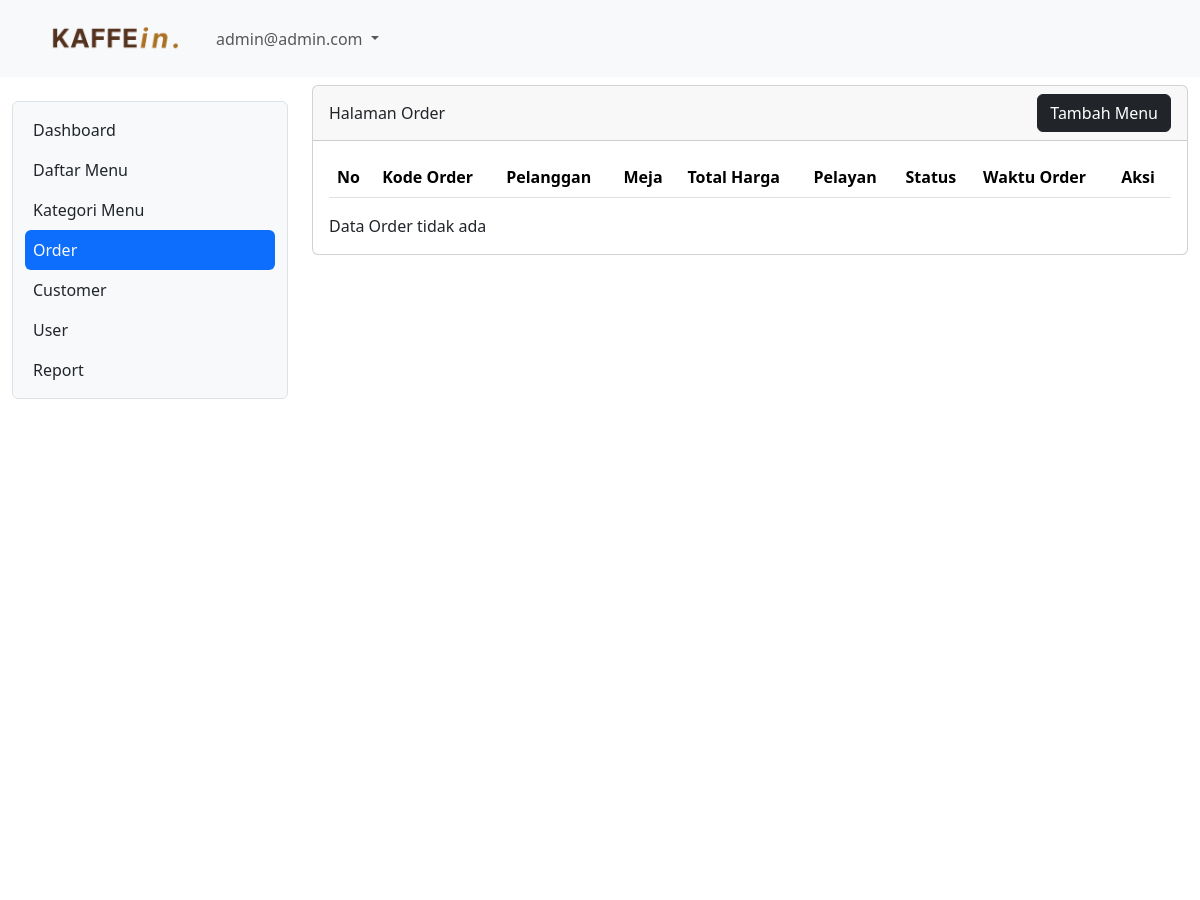
The page /order (signed in, upper part) on the database as committed earlier.
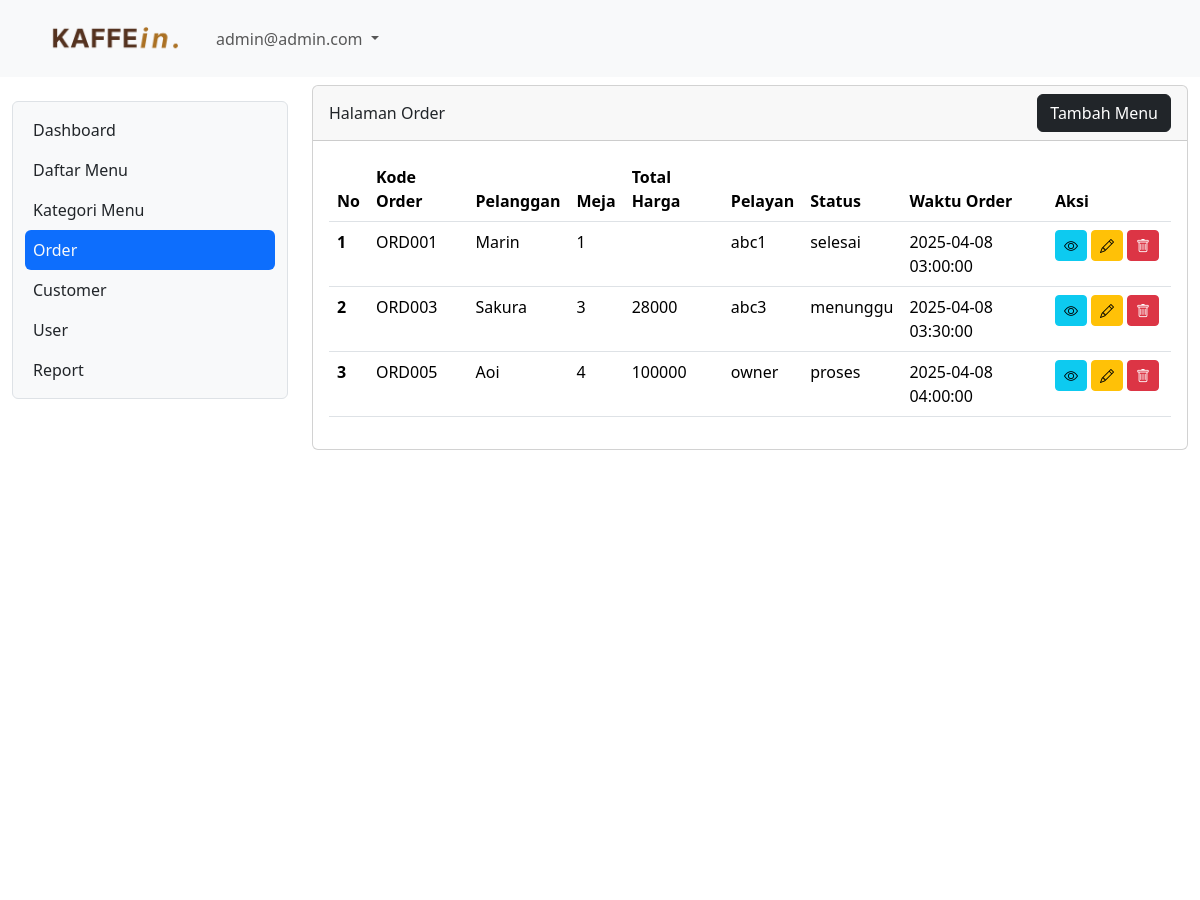
The same page on the database as committed later.
### tables this page shows
CREATE TABLE `tb_user` (
  `id` int(11) NOT NULL,
  `nama` varchar(200) DEFAULT NULL,
  `username` varchar(200) DEFAULT NULL,
  `password` varchar(200) DEFAULT NULL,
  `level` int(1) DEFAULT NULL,
  `nohp` varchar(15) DEFAULT NULL,
  `alamat` varchar(300) DEFAULT NULL
);

CREATE TABLE `tb_order` (
  `id_order` int(10) NOT NULL,
  `kode_order` varchar(200) DEFAULT NULL,
  `pelanggan` varchar(200) DEFAULT NULL,
  `meja` int(10) DEFAULT NULL,
  `pelayan` int(10) DEFAULT NULL,
  `status` varchar(50) DEFAULT NULL,
  `waktu_order` timestamp NULL DEFAULT NULL
);

### order.php (the view, shortened to what this page needs)
<link href="https://cdn.jsdelivr.net/npm/bootstrap@5.3.3/dist/css/bootstrap.min.css" rel="stylesheet">
<link href="https://cdn.jsdelivr.net/npm/bootstrap-icons@1.10.5/font/bootstrap-icons.css" rel="stylesheet">
<?php
include "proses/connect.php";
$query = mysqli_query($conn, "SELECT tb_order.*, nama, SUM(harga*jumlah) AS harganya FROM tb_order
LEFT JOIN tb_user ON tb_user.id = tb_order.pelayan LEFT JOIN tb_list_order ON tb_list_order.order = tb_order.id_order LEFT JOIN tb_daftar_menu ON tb_daftar_menu.id = tb_list_order.menu
GROUP BY id_order");
$result = [];
while ($record = mysqli_fetch_array($query)) {
  $result[] = $record;
}
?>
<div class="col-lg-9 mt-2">
  <div class="card">
    <div class="card-header d-flex justify-content-between align-items-center">
      Halaman Order
      <button type="button" class="btn btn-dark" data-bs-toggle="modal" data-bs-target="#ModalTambahUser">Tambah
        Menu</button>
    </div>
    <div class="card-body">
      <div class="row">
        <div class="col">
          <div class="table-responsive">
            <table class="table table-hover">
              <thead>
                <tr>
                  <th scope="col">No</th>
                  <th scope="col">Kode Order</th>
                  <th scope="col">Pelanggan</th>
                  <th scope="col">Meja</th>
                  <th scope="col">Total Harga</th>
                  <th scope="col">Pelayan</th>
                  <th scope="col">Status</th>
                  <th scope="col">Waktu Order</th>
                  <th scope="col">Aksi</th>
                </tr>
              </thead>
              <tbody>
                <?php
                $no = 1;
                foreach ($result as $row) {
                ?>
                  <tr>
                    <th scope="row">
                      <?php echo $no++; ?></th>
                    <td><?php echo $row['kode_order']; ?></td>
                    <td><?php echo $row['pelanggan']; ?></td>
                    <td><?php echo $row['meja']; ?></td>
                    <td><?php echo $row['harganya']; ?></td>
                    <td><?php echo $row['nama']; ?></td>
                    <td><?php echo $row['status']; ?></td>
                    <td><?php echo $row['waktu_order']; ?></td>
                    <td>
                      <div class="d-flex">
                        <button class="btn btn-info btn-sm me-1" data-bs-toggle="modal"
                          data-bs-target="#ModalView<?php echo $row['id_order']; ?>">
                          <i class="bi bi-eye"></i>
                        </button>
                        <a href="./index.php?x=orderitem&id_order=<?php echo $row['id_order']; ?>" class="btn btn-warning btn-sm me-1">
                          <i class="bi bi-pencil"></i>
                        </a>
                        <button class="btn btn-danger btn-sm me-1" data-bs-toggle="modal"
                          data-bs-target="#ModalDelete<?php echo $row['id_order']; ?>">
                          <i class="bi bi-trash"></i>
                        </button>
                      </div>
                    </td>
                  </tr>
                <?php
                }
                ?>
              </tbody>
            </table>
          </div>
        </div>
      </div>
      <?php
      if (empty($result)) {
        echo  "Data Order tidak ada";
      }
      ?>
      <?php
      foreach ($result as $row) {
      ?>
    </div>
  <?php
      }
  ?>
  </div>
</div>
</div>
</body>
</html>

### index.php (shortened to what this page needs)
<?php
if (isset($_GET['x']) && $_GET['x'] == 'home'){
  $page = "home.php";
include "main.php";
} elseif (isset($_GET['x']) && $_GET['x'] == 'order'){
include "main.php";
} elseif (isset($_GET['x']) && $_GET['x'] == 'customer'){
  $page = "customer.php";
  include "main.php";
  } elseif (isset($_GET['x']) && $_GET['x'] == 'product'){
    $page = "product.php";
    include "main.php";
      } elseif (isset($_GET['x']) && $_GET['x'] == 'menu'){
        $page = "menu.php";
        include "main.php";
      } elseif (isset($_GET['x']) && $_GET['x'] == 'login'){
        include "login.php";
        } elseif (isset($_GET['x']) && $_GET['x'] == 'logout'){
          include "proses/proses_logout.php";
          } elseif (isset($_GET['x']) && $_GET['x'] == 'katmenu'){
            $page = "katmenu.php";
            include "main.php";
          } elseif (isset($_GET['x']) && $_GET['x'] == 'orderitem'){
            $page = "order_item.php";
            include "main.php";
            }  else{
            $page = "home.php";
            include "main.php";
      }
?>

### main.php (shortened to what this page needs)
<?php
include "proses/connect.php";
$query = mysqli_query($conn, "SELECT * FROM tb_user WHERE username = '{$_SESSION['username_decafe']}'");
$hasil = mysqli_fetch_array($query);
?>
<!doctype html>
<html lang="en">
<head>
  <link href="https://cdn.jsdelivr.net/npm/bootstrap@5.3.3/dist/css/bootstrap.min.css" rel="stylesheet">
</head>
<body style="height: 3000px">
  <?php include "header.php"; ?>
  <div class="container-fluid">
  <div class="row">
  <?php include "sidebar.php"; ?>
  <?php
  include $page;
  ?>
</body>
</html>

### header.php (shortened to what this page needs)
<!DOCTYPE html>
<html lang="en">
<head>
    <link href="https://cdn.jsdelivr.net/npm/bootstrap@5.3.0/dist/css/bootstrap.min.css" rel="stylesheet">
</head>
<body>
    <nav class="navbar navbar-expand bg-body-tertiary sticky-top">
        <div class="container-lg">
            <img class="navbar-brand" src="kefein.png" width="150px" href="#"></img>
            <div class="collapse navbar-collapse justify-content-end" id="navbarSupportedContent">
                <ul class="navbar-nav me-auto mb-2 mb-lg-0">
                    <li class="nav-item dropdown">
                        <a class="nav-link dropdown-toggle nav-menu-end" href="#" role="button" data-bs-toggle="dropdown" aria-expanded="false">
                            <?php echo $hasil['username']; ?>
                        </a>
                    </li>
                </ul>
            </div>
        </div>
    </nav>
</body>
</html>

### sidebar.php (shortened to what this page needs)
<div class="container-lg">
  <div class="row">
    <div class="col-lg-3">
<nav class="navbar navbar-expand-lg bg-body-tertiary rounded border mt-4" \>
  <div class="container-fluid">
    <div class="offcanvas offcanvas-start" tabindex="-1" id="offcanvasNavbar" aria-labelledby="offcanvasNavbarLabel" style="width: 250px">
      <div class="offcanvas-body"offcanvasNavbarLabel>
        <ul class="navbar-nav nav-pills flex-column justify-content-end flex-grow-1">
          <li class="nav-item">
            <a class="nav-link <?php echo ((isset($_GET['x']) && $_GET['x']=='home') || !isset($_GET['x'])) ? 'active link-light' : 'link-dark' ; ?>" aria-current="page" href="home">Dashboard</a>
          </li>
          <li class="nav-item">
            <a class="nav-link ps-2 <?php echo (isset($_GET['x']) && $_GET['x']=='menu') ? 'active link-light' : 'link-dark' ; ?>" href="menu">Daftar Menu</a>
          </li>
          <li class="nav-item">
            <a class="nav-link ps-2 <?php echo (isset($_GET['x']) && $_GET['x']=='katmenu') ? 'active link-light' : 'link-dark' ; ?>" href="katmenu">Kategori Menu</a>
          </li>
          <li class="nav-item">
            <a class="nav-link ps-2 <?php echo (isset($_GET['x']) && $_GET['x']=='order') ? 'active link-light' : 'link-dark' ; ?>" href="order">Order</a>
          </li>
          <li class="nav-item">
            <a class="nav-link ps-2 <?php echo (isset($_GET['x']) && $_GET['x']=='customer') ? 'active link-light' : 'link-dark' ; ?>" href="customer">Customer</a>
          </li>
          <?php if($hasil['level']==1) { ?>
          <li class="nav-item">
            <a class="nav-link ps-2 <?php echo (isset($_GET['x']) && $_GET['x']=='user') ? 'active link-light' : 'link-dark' ; ?>" href="user">User</a>
          </li>
          <li class="nav-item">
            <a class="nav-link ps-2 <?php echo (isset($_GET['x']) && $_GET['x']=='report') ? 'active link-light' : 'link-dark' ; ?>" href="report">Report</a>
          </li>
          <?php } ?>
        </ul>
      </div>
    </div>
  </div>
</nav>
</div>

Rows that differ between the two databases and show on the page:
added tb_order: kode_order "ORD001", pelanggan "Marin", meja "1", pelayan.nama "abc1", status "selesai", waktu_order "2025-04-08 03:00:00"
added tb_order: kode_order "ORD003", pelanggan "Sakura", meja "3", harganya "28000", pelayan.nama "abc3", status "menunggu", waktu_order "2025-04-08 03:30:00"
added tb_order: kode_order "ORD005", pelanggan "Aoi", meja "4", harganya "100000", pelayan.nama "owner", status "proses", waktu_order "2025-04-08 04:00:00"
Other text that changed with them:
text no longer shown: "Data Order tidak ada"
